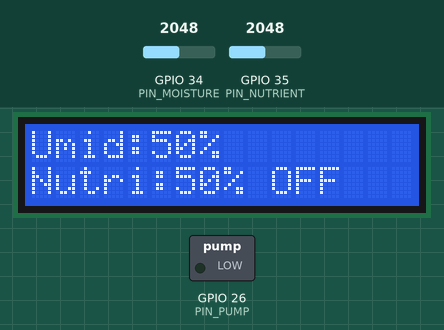
A sketch run on a simulated ESP32. Shown: 16×2 character LCD, switched loads named in the sketch (green lamp = pin HIGH). Inputs (shaded band) come from the test bench; at power-on: GPIO 34 (PIN_MOISTURE) = 2048, GPIO 35 (PIN_NUTRIENT) = 2048. WiFi joins after 1.5 s; servers stay silent unless stated; uploads are accepted with an empty reply; what the sketch prints to the serial monitor is not drawn.

Above: at 3.7 s.
3.8 s: GPIO 34 (PIN_MOISTURE) set to 1273
At 9.2 s:
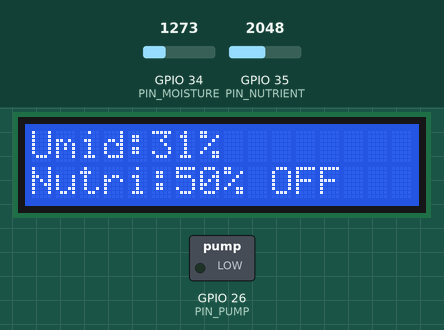
9.6 s: GPIO 34 (PIN_MOISTURE) set to 1178
At 14.1 s:
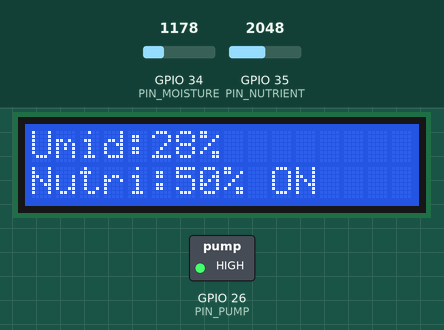
15.4 s: GPIO 35 (PIN_NUTRIENT) set to 2866
At 18.9 s:
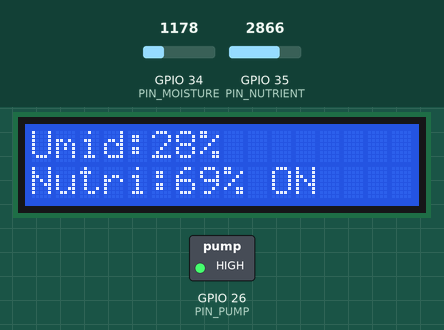
21.2 s: GPIO 35 (PIN_NUTRIENT) set to 3603
At 24.9 s:
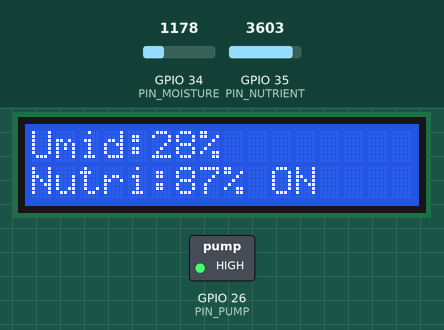
27.0 s: GPIO 34 (PIN_MOISTURE) set to 1228
32.8 s: GPIO 35 (PIN_NUTRIENT) set to 4095
At 34.6 s:
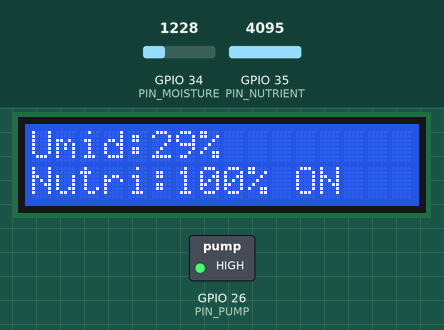
Timing chart, 0 to 36.1 s (numbered marks = the images above; inputs shaded):
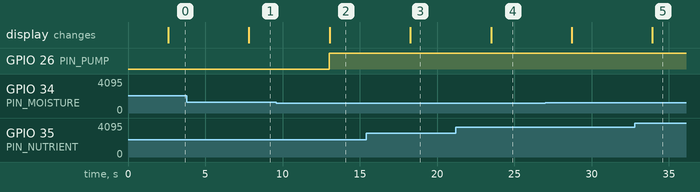

Measured:
- the behaviour switches between 1229 and 1228 on GPIO 34 (PIN_MOISTURE) (found by bisection; images 1 and 2)
- after the input at 3.8 s, the display: changes after 4.0 s (image 1)
- after the input at 9.6 s, GPIO 26 (PIN_PUMP): LOW → HIGH after 3.4 s; the display: changes after 3.4 s (image 2)
- after the input at 15.4 s, the display: changes after 2.9 s (image 3)
- after the input at 21.2 s, the display: changes after 2.3 s (image 4)
- after the input at 32.8 s, the display: changes after 1.1 s (image 5)

The sketch:

farmtech_esp32.ino
```cpp
#include <WiFi.h>
#include <HTTPClient.h>
#include <Wire.h>
#include <LiquidCrystal_I2C.h>

// ===== Configurações de Rede e Endpoint =====
const char* WIFI_SSID     = "YOUR_SSID";      // Coloque seu SSID
const char* WIFI_PASSWORD = "YOUR_PASS";      // Coloque sua senha
const char* API_URL       = "http://192.168.1.100:8000/sensor-data/";

// ===== Pinos e Objetos =====
const uint8_t PIN_MOISTURE = 34; // Sensor de umidade
const uint8_t PIN_NUTRIENT = 35; // Sensor de nutrientes (ex. sensor analógico)
const uint8_t PIN_PUMP     = 26; // Saída para bomba (relé)

LiquidCrystal_I2C lcd(0x27, 16, 2);

// ===== Setup Inicial =====
void setup() {
  // Serial para debug e Serial Plotter
  Serial.begin(115200);
  delay(1000);

  // Conecta no WiFi
  WiFi.begin(WIFI_SSID, WIFI_PASSWORD);
  Serial.print("Conectando ao WiFi");
  while (WiFi.status() != WL_CONNECTED) {
    delay(500);
    Serial.print(".");
  }
  Serial.println(" conectado!");

  // Inicializa LCD I2C
  Wire.begin();
  lcd.init();
  lcd.backlight();

  // Configura pino da bomba
  pinMode(PIN_PUMP, OUTPUT);
  digitalWrite(PIN_PUMP, LOW);
}

// ===== Loop Principal =====
void loop() {
  // 1) Leitura de sensores
  uint16_t rawMoisture  = analogRead(PIN_MOISTURE);
  uint16_t rawNutrient  = analogRead(PIN_NUTRIENT);

  // Conversão para escala percentual
  float moisture_pct = rawMoisture * 100.0 / 4095.0;  // 12-bit ADC
  float nutrient_pct = rawNutrient * 100.0 / 4095.0;

  // 2) Lógica de irrigação (simples threshold)
  bool irrigate = (moisture_pct < 30.0);
  digitalWrite(PIN_PUMP, irrigate ? HIGH : LOW);

  // 3) Saída no Serial Plotter
  Serial.print("Moist:"); Serial.print(moisture_pct,1);
  Serial.print(";Nutri:"); Serial.print(nutrient_pct,1);
  Serial.print(";Pump:");  Serial.println(irrigate ? 1 : 0);

  // 4) Exibição no LCD
  lcd.clear();
  lcd.setCursor(0,0);
  lcd.print("Umid:"); lcd.print((int)moisture_pct); lcd.print("%");
  lcd.setCursor(0,1);
  lcd.print("Nutri:"); lcd.print((int)nutrient_pct); lcd.print("%");
  if (irrigate) lcd.print(" ON"); else lcd.print(" OFF");

  // 5) Envio para API (JSON)
  if (WiFi.status() == WL_CONNECTED) {
    HTTPClient http;
    http.begin(API_URL);
    http.addHeader("Content-Type", "application/json");

    String payload = "{";
    payload += "\"soil_moisture\":" + String(moisture_pct,1) + ",";
    payload += "\"temperature\":null,"; // temperatura não disponível no hardware
    payload += "\"humidity\":null,";    // idem
    payload += "\"ph_soil\":null,";
    payload += "\"nutrient_level\":" + String(nutrient_pct,1) + ",";
    payload += "\"rainfall\":null,";
    payload += "\"irrigation_active\":" + String(irrigate ? 1 : 0) + ",";
    payload += "\"system_error\":0";
    payload += "}";

    int code = http.POST(payload);
    // opcional: verificar resposta
    Serial.print("HTTP POST status: "); Serial.println(code);
    http.end();
  }

  // Aguarda próximo ciclo
  delay(5000);
}
```
